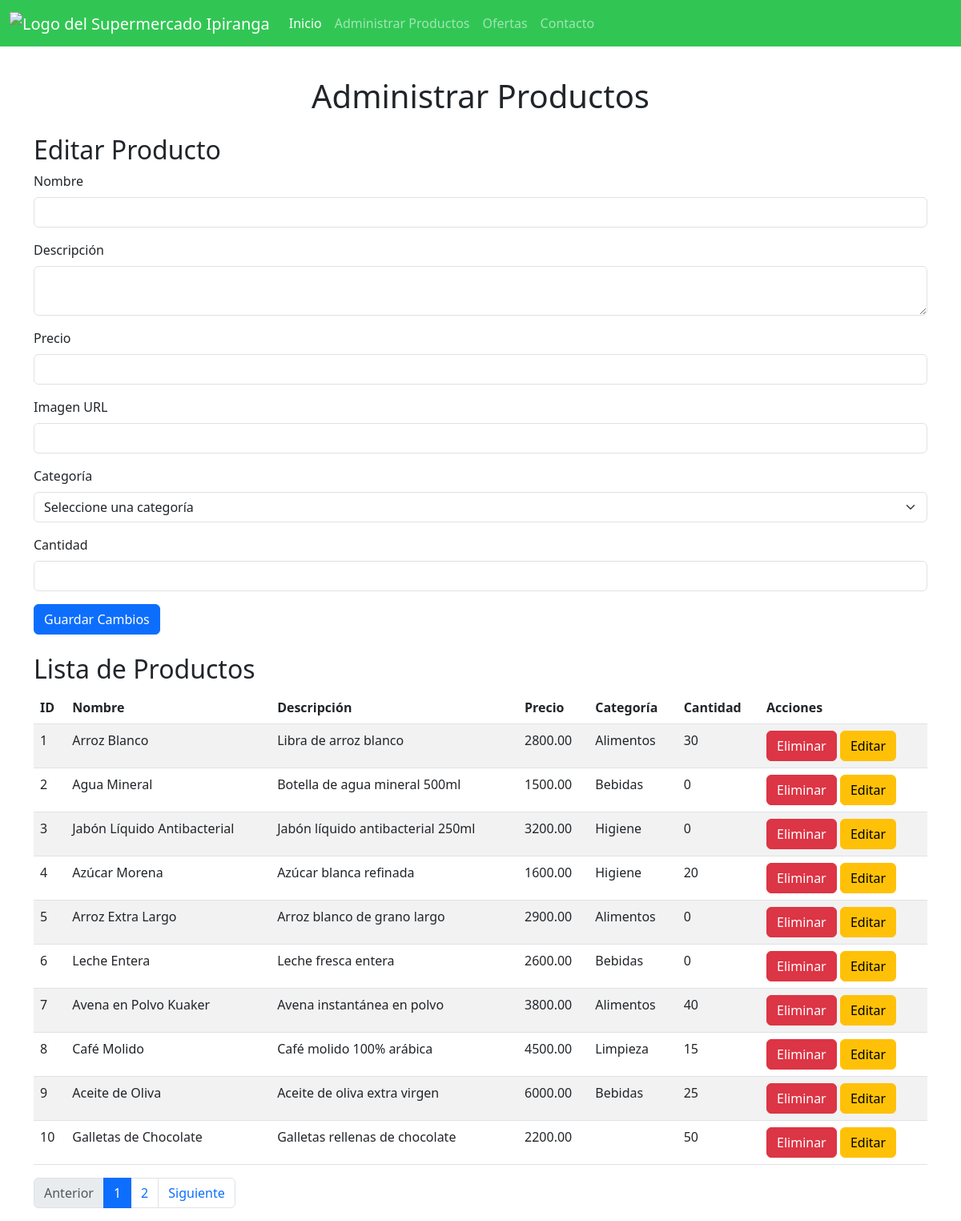
The page /administrar.php on the database as committed earlier.
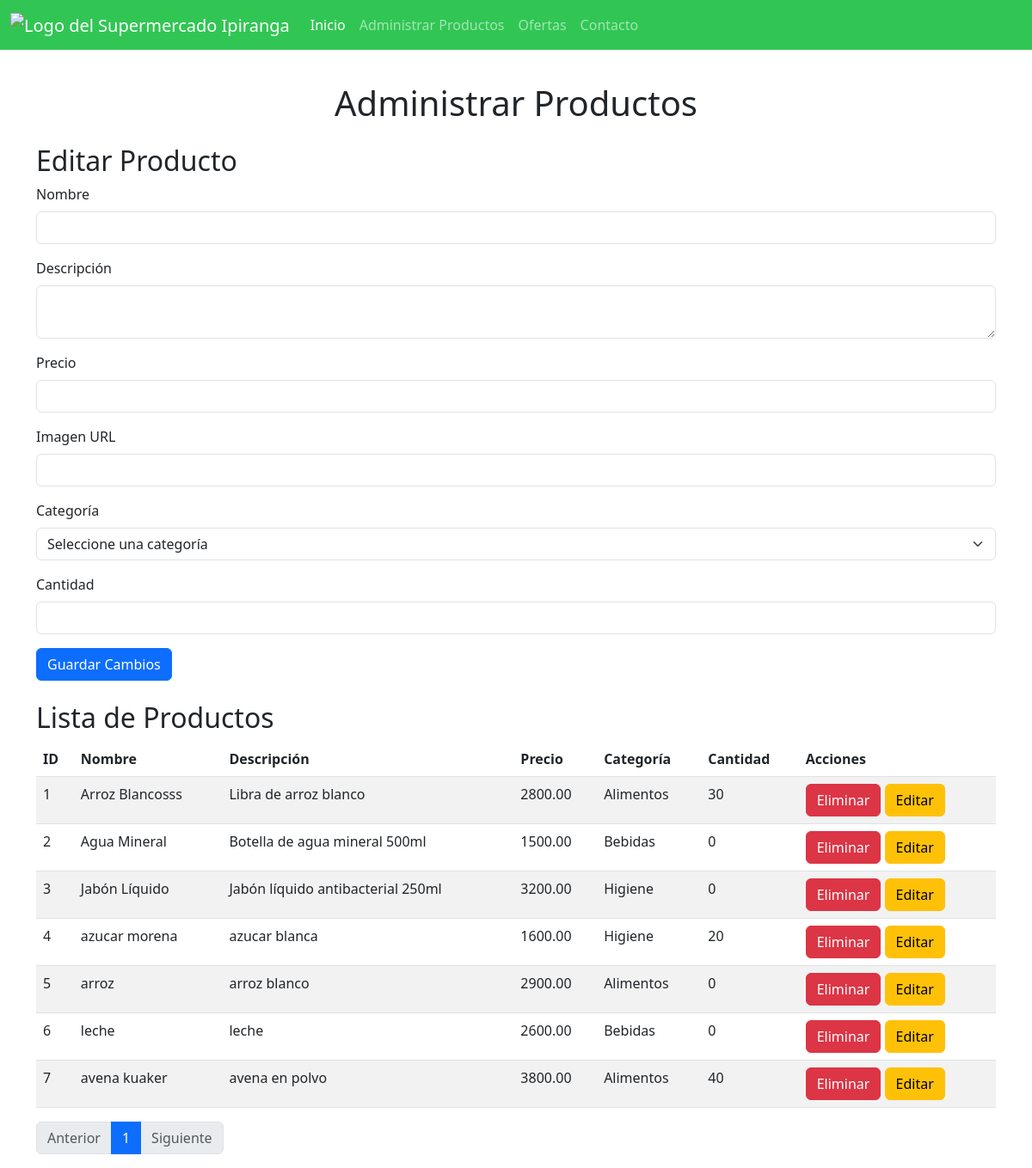
The same page on the database as committed later.
### tables this page shows
CREATE TABLE `productos` (
  `id` int(11) NOT NULL,
  `nombre` varchar(150) NOT NULL,
  `descripcion` text DEFAULT NULL,
  `precio` decimal(10,2) NOT NULL,
  `imagen` varchar(255) DEFAULT NULL,
  `categoria_id` int(11) DEFAULT NULL,
  `cantidad` int(11) DEFAULT 0
);

CREATE TABLE `categorias` (
  `id` int(11) NOT NULL,
  `nombre` varchar(100) NOT NULL
);

### administrar.php (the view, shortened to what this page needs)
<?php
$servername = "localhost";
$username = "root";
$password = "";
$dbname = "jenny";
$conn = new mysqli($servername, $username, $password, $dbname);
function paginacion($pagina_actual, $total_paginas, $url) {
    $paginacion = "<nav><ul class='pagination'>";
    $paginacion .= "<li class='page-item" . ($pagina_actual == 1 ? " disabled" : "") . "'><a class='page-link' href='" . $url . "?pagina=" . ($pagina_actual - 1) . "'>Anterior</a></li>";
    for ($i = 1; $i <= $total_paginas; $i++) {
        $paginacion .= "<li class='page-item" . ($i == $pagina_actual ? " active" : "") . "'><a class='page-link' href='" . $url . "?pagina=" . $i . "'>" . $i . "</a></li>";
    }
    $paginacion .= "<li class='page-item" . ($pagina_actual == $total_paginas ? " disabled" : "") . "'><a class='page-link' href='" . $url . "?pagina=" . ($pagina_actual + 1) . "'>Siguiente</a></li>";
    $paginacion .= "</ul></nav>";
    return $paginacion;
}
$pagina = isset($_GET['pagina']) ? (int)$_GET['pagina'] : 1;
$resultados_por_pagina = 10;
$total_productos = $conn->query("SELECT COUNT(*) FROM productos")->fetch_row()[0];
$total_paginas = ceil($total_productos / $resultados_por_pagina);
$offset = ($pagina - 1) * $resultados_por_pagina;
$paginacion = paginacion($pagina, $total_paginas, 'administrar.php');
$query_productos = "SELECT p.*, c.nombre AS categoria FROM productos p LEFT JOIN categorias c ON p.categoria_id = c.id LIMIT ?, ?";
$stmt_productos = $conn->prepare($query_productos);
$stmt_productos->bind_param("ii", $offset, $resultados_por_pagina);
$stmt_productos->execute();
$result_productos = $stmt_productos->get_result();
?>
<!DOCTYPE html>
<html lang="es">
<head>
    <link href="https://cdn.jsdelivr.net/npm/bootstrap@5.3.0/dist/css/bootstrap.min.css" rel="stylesheet">
    <link href="https://cdnjs.cloudflare.com/ajax/libs/font-awesome/6.0.0/css/all.min.css" rel="stylesheet">
    <link href="style.css" rel="stylesheet">
</head>
<body>
<header>
    <nav class="navbar navbar-expand-md navbar-dark fixed-top" style="background-color: #31c654;">
        <div class="container-fluid">
            <a class="navbar-brand" href="#">
                <img src="img/ipiranga_natal.png" alt="Logo del Supermercado Ipiranga" height="50">
            </a>
            <div class="collapse navbar-collapse" id="navbarCollapse">
                <ul class="navbar-nav me-auto mb-2 mb-md-0">
                    <li class="nav-item">
                        <a class="nav-link active" href="admin.php">Inicio</a>
                    </li>
                    <li class="nav-item">
                        <a class="nav-link" href="administrar.php">Administrar Productos</a>
                    </li>
                    <li class="nav-item">
                        <a class="nav-link" href="ofertas.php">Ofertas</a>
                    </li>
                    <li class="nav-item">
                        <a class="nav-link" href="contacto.php">Contacto</a>
                    </li>
                </ul>
            </div>
        </div>
    </nav>
</header>
<main class="container mt-5 pt-5">
    <h1 class="text-center mb-4">Administrar Productos</h1>
    <div class="mb-4">
        <h2>Editar Producto</h2>
        <form action="administrar.php" method="POST">
            <div class="mb-3">
                <label for="nombre" class="form-label">Nombre</label>
                <input type="text" class="form-control" name="nombre" value="<?php echo isset($producto['nombre']) ? $producto['nombre'] : ''; ?>" required>
            </div>
            <div class="mb-3">
                <label for="descripcion" class="form-label">Descripción</label>
                <textarea class="form-control" name="descripcion" required><?php echo isset($producto['descripcion']) ? $producto['descripcion'] : ''; ?></textarea>
            </div>
            <div class="mb-3">
                <label for="precio" class="form-label">Precio</label>
                <input type="number" class="form-control" name="precio" step="0.01" value="<?php echo isset($producto['precio']) ? $producto['precio'] : ''; ?>" required>
            </div>
            <div class="mb-3">
                <label for="imagen" class="form-label">Imagen URL</label>
                <input type="text" class="form-control" name="imagen" value="<?php echo isset($producto['imagen']) ? $producto['imagen'] : ''; ?>">
            </div>
            <div class="mb-3">
                <label for="categoria_id" class="form-label">Categoría</label>
                <select class="form-select" name="categoria_id" required>
                    <option value="">Seleccione una categoría</option>
                </select>
            </div>
            <div class="mb-3">
                <label for="cantidad" class="form-label">Cantidad</label>
                <input type="number" class="form-control" name="cantidad" value="<?php echo isset($producto['cantidad']) ? $producto['cantidad'] : ''; ?>" required>
            </div>
            <button type="submit" name="editar_producto" class="btn btn-primary">Guardar Cambios</button>
        </form>
    </div>
    <h2>Lista de Productos</h2>
    <table class="table table-striped">
        <thead>
            <tr>
                <th>ID</th>
                <th>Nombre</th>
                <th>Descripción</th>
                <th>Precio</th>
                <th>Categoría</th>
                <th>Cantidad</th>
                <th>Acciones</th>
            </tr>
        </thead>
        <tbody>
            <?php while ($producto = $result_productos->fetch_assoc()): ?>
                <tr>
                    <td><?php echo $producto['id']; ?></td>
                    <td><?php echo $producto['nombre']; ?></td>
                    <td><?php echo $producto['descripcion']; ?></td>
                    <td><?php echo $producto['precio']; ?></td>
                    <td><?php echo $producto['categoria']; ?></td>
                    <td><?php echo $producto['cantidad']; ?></td>
                    <td>
                        <form method="POST" class="d-inline">
                            <button type="submit" name="eliminar_producto" class="btn btn-danger" onclick="return confirm('¿Está seguro de eliminar este producto?');">Eliminar</button>
                        </form>
                        <a href="administrar.php?producto_id=<?php echo $producto['id']; ?>" class="btn btn-warning">Editar</a>
                    </td>
                </tr>
            <?php endwhile; ?>
        </tbody>
    </table>
    <div class="text-center">
        <?php echo $paginacion; ?>
    </div>
</main>
</body>
</html>

Rows that differ between the two databases and show on the page:
removed productos: id "8", nombre "Café Molido", descripcion "Café molido 100% arábica", precio "4500.00", categoria.nombre "Limpieza", cantidad "15"
removed productos: id "9", nombre "Aceite de Oliva", descripcion "Aceite de oliva extra virgen", precio "6000.00", categoria.nombre "Bebidas", cantidad "25"
removed productos: id "10", nombre "Galletas de Chocolate", descripcion "Galletas rellenas de chocolate", precio "2200.00", cantidad "50"
changed productos "Libra de arroz blanco": nombre "Arroz Blanco" → "Arroz Blancosss"
changed productos "Jabón líquido antibacterial 250ml": nombre "Jabón Líquido Antibacterial" → "Jabón Líquido"
changed productos id 4: nombre "Azúcar Morena" → "azucar morena"; descripcion "Azúcar blanca refinada" → "azucar blanca"
changed productos id 5: nombre "Arroz Extra Largo" → "arroz"; descripcion "Arroz blanco de grano largo" → "arroz blanco"
changed productos id 6: nombre "Leche Entera" → "leche"; descripcion "Leche fresca entera" → "leche"
changed productos id 7: nombre "Avena en Polvo Kuaker" → "avena kuaker"; descripcion "Avena instantánea en polvo" → "avena en polvo"
Other text that changed with them:
list line gone: "2"
